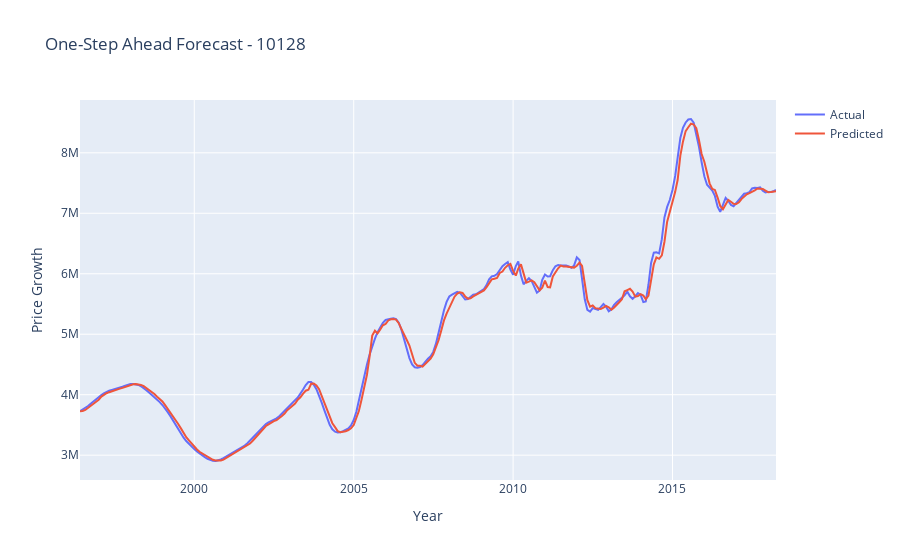

The cell this chart's notebook holds for it:
### Code cell
import plotly.graph_objects as go

# Filter the data for the 10128 zip code
zip_data = df_ny_long[df_ny_long['Zipcode'] == 10128]

# Split the data into train and test sets
test_start_date = '2018-05-01'  # Define your test start date here
train_data = zip_data[zip_data['time'] < test_start_date]
test_data = zip_data[zip_data['time'] >= test_start_date]

# Prepare the training and test sets
X_train = train_data.drop(['value', 'time'], axis=1)
y_train = train_data['value']
X_test = test_data.drop(['value', 'time'], axis=1)
y_test = test_data['value']

# Create and train the random forest model
model = RandomForestRegressor(n_estimators=100, random_state=42)
model.fit(X_train, y_train)

# Make one-step ahead predictions on the training set
predictions = []
for i in range(1, len(X_train)):
    input_data = X_train.iloc[i-1:i]  # Use the previous observation as input
    prediction = model.predict(input_data)[0]  # Make a single prediction
    predictions.append(prediction)

# Create a figure
fig = go.Figure()

# Add actual values trace
fig.add_trace(go.Scatter(
    x=train_data['time'][1:],  # Exclude the first data point as there is no previous prediction for it
    y=y_train[1:],
    mode='lines',
    name='Actual'
))

# Add predicted values trace
fig.add_trace(go.Scatter(
    x=train_data['time'][1:],  # Exclude the first data point as there is no previous prediction for it
    y=predictions,
    mode='lines',
    name='Predicted'
))

# Set layout options
fig.update_layout(
    title='One-Step Ahead Forecast - 10128',
    xaxis_title='Year',
    yaxis_title='Price Growth'
)

# Show the plot
fig.show()

### Figure 1 — Plotly figure (JSON) as saved in the notebook; plotly's stock layout.template omitted (floating-point values rounded to 4 significant figures; data arrays with more than 128 entries replaced by an {"elided": "..."} marker saying what was removed)
{"data": [{"mode": "lines", "name": "Actual", "type": "scatter", "x": {"elided": "263 str values"}, "y": {"elided": "263 int values"}}, {"mode": "lines", "name": "Predicted", "type": "scatter", "x": {"elided": "263 str values"}, "y": {"elided": "263 int values"}}], "layout": {"title": {"text": "One-Step Ahead Forecast - 10128"}, "xaxis": {"title": {"text": "Year"}}, "yaxis": {"title": {"text": "Price Growth"}}}}
